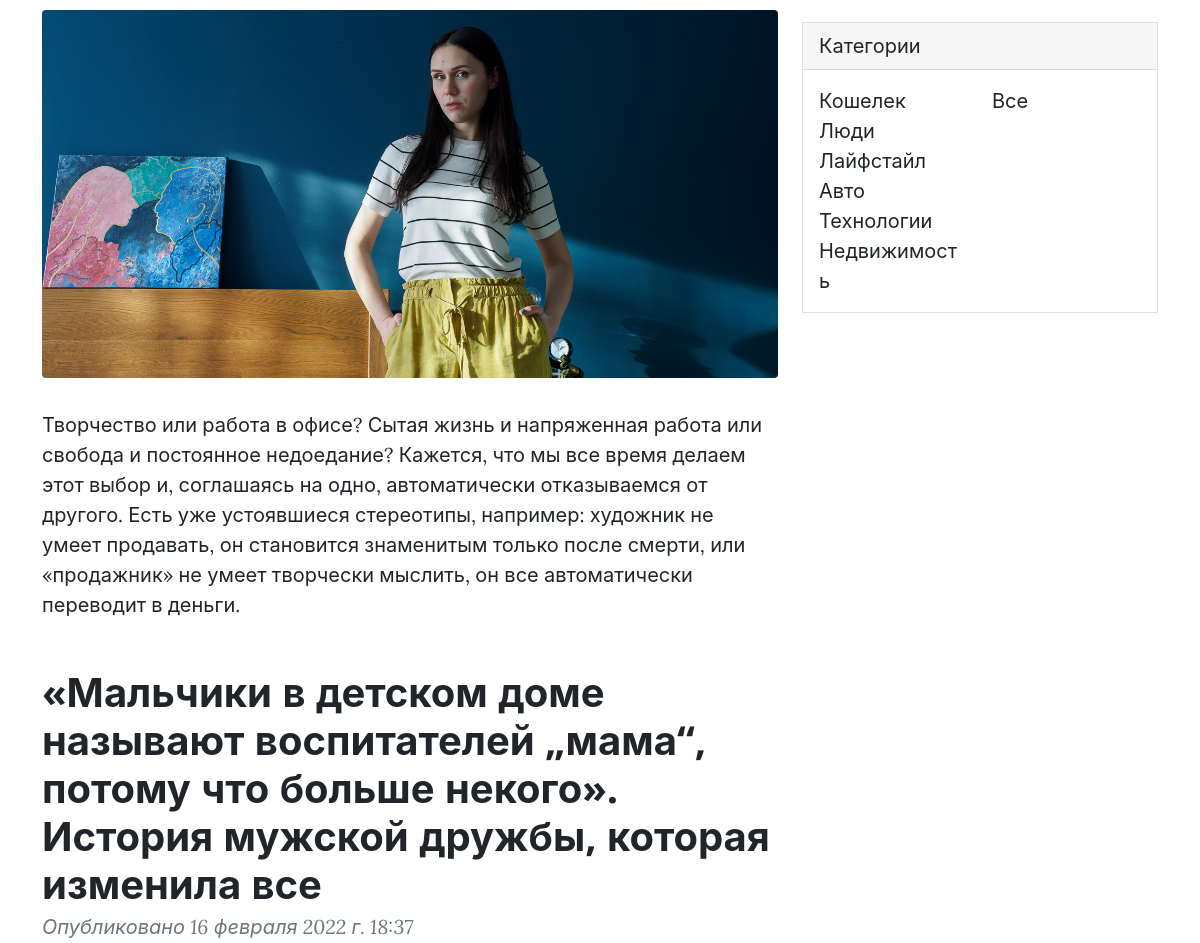
The page /category/2/ (middle part) on the database as committed earlier.
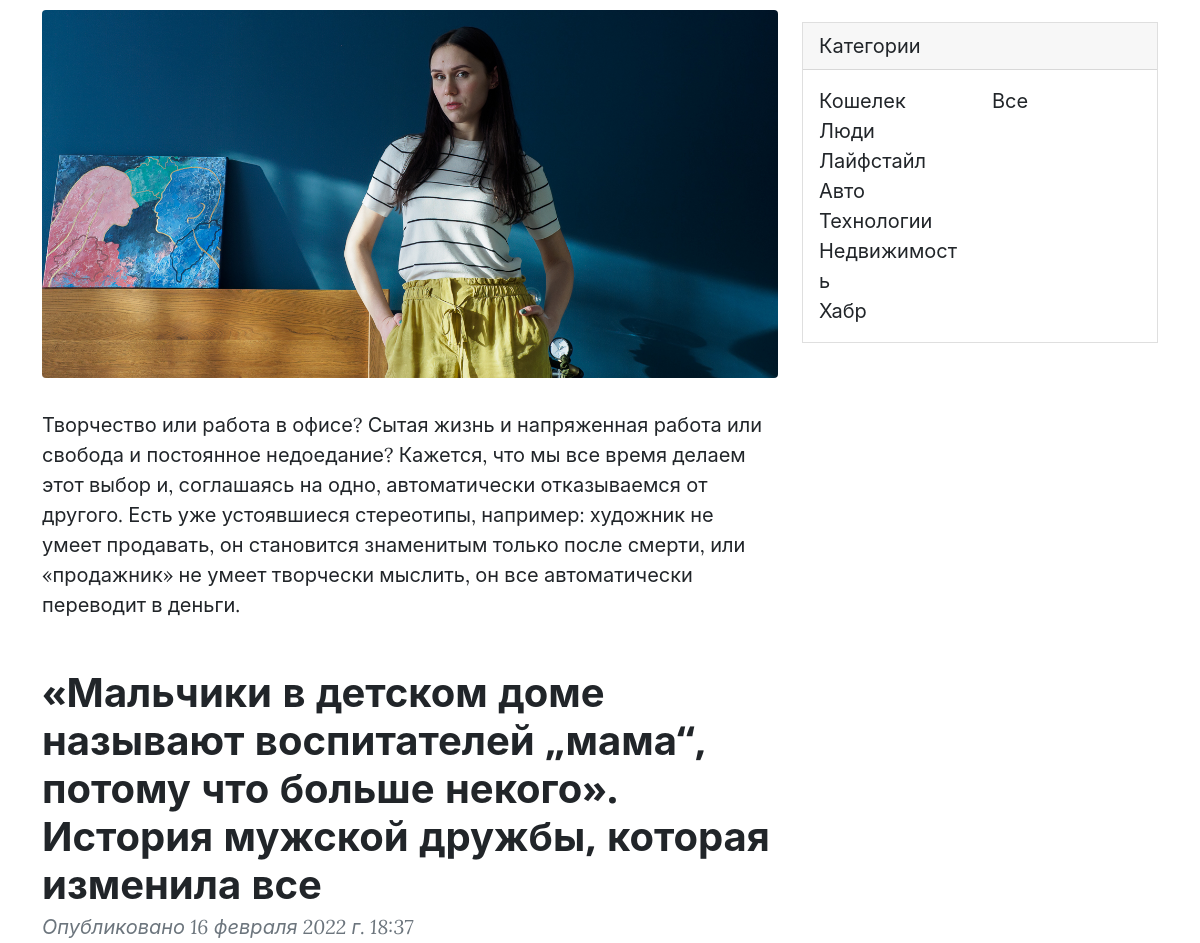
The same page on the database as committed later.
### main/models.py (models this page shows, shortened)
class News(models.Model):
    header = models.CharField(verbose_name='Заголовок', max_length=150)
    annotation = models.TextField(verbose_name='Аннотация')
    full_text = RichTextField(blank=True, null=True, verbose_name='Текст статьи')
    image = models.ImageField(verbose_name='Изображение', blank=True, upload_to='media/img/news_img/%Y/%m/%d/')
    image_url = models.CharField(verbose_name='URL изображения', max_length=250, blank=True, null=True)
    created_at = models.DateTimeField(verbose_name='Дата публикации', auto_now_add=True)
    updated_at = models.DateTimeField(verbose_name='Дата редактирования', auto_now=True)
    category = models.ForeignKey('Categories', on_delete=models.PROTECT, verbose_name='Категория')
    def get_absolute_url(self):
        return reverse_lazy('news', kwargs={'pk': self.pk})
    class Meta:
        verbose_name = 'Новость'
        verbose_name_plural = 'Новости'
        ordering = ['-created_at']

class Categories(models.Model):
    category = models.CharField(verbose_name='Категория', help_text='Категория', max_length=50)
    def get_absolute_url(self):
        return reverse_lazy('categories', kwargs={'pk': self.pk})
    def __str__(self):
        return self.category
    class Meta:
        verbose_name = 'Категория'
        verbose_name_plural = 'Категории'
        ordering = ['id']

### main/views.py (the view)
# urls.py: path('category/<int:pk>/', views.category, name='categories'),
def category(request, pk):
    news = News.objects.filter(category_id=pk)
    category_name = Categories.objects.get(pk=pk)
    paginator = Paginator(news, 20)
    page_num = request.GET.get('page', 1)
    page_obj = paginator.get_page(page_num)
    return render(request, "main/category.html", {'page_obj': page_obj,
                                                  'category_name': category_name,})

### main/templatetags/categories_tags.py (called while the page is built)
@register.simple_tag()
def get_categories():
    return Categories.objects.all()

### main/templates/main/category.html (shortened to what this page needs)
{% extends 'main/base.html' %}
{% load static %}
{% block main %}
    {% include 'main/inc/_news_card.html' %}
{% endblock %}

### main/templates/main/inc/_news_card.html (shortened to what this page needs)
{% load categories_tags %}
        <div class="container mt-5">
            <div class="row">
                <div class="col-lg-8">
                    {% for el in page_obj.object_list %}
                    <article>
                        <header class="mb-4">
                            <h1 class="fw-bolder mb-1"><a href="{{ el.get_absolute_url }}">{{ el.header }}</a></h1>
                            <div class="text-muted fst-italic mb-2">Опубликовано {{ el.created_at }}</div>
                        </header>
                        {% if el.image %}
                            <figure class="mb-4"><img class="img-fluid rounded" src="{{ el.image.url }}"/></figure>
                        {% endif %}
                        <section class="mb-5">
                            <p class="fs-5 mb-4">{{ el.annotation }}</p>
                        </section>
                    </article>
                    {% endfor %}
                </div>
                <div class="col-lg-4">
                    <div class="card mb-4">
                        <div class="card-header">Категории</div>
                        <div class="card-body">
                            <div class="row">
                                <div class="col-sm-6">
                                    <ul class="list-unstyled mb-0">
                                        {% get_categories as categories %}
                                        {% for el in categories %}
                                        <li><a href="{{ el.get_absolute_url }}">{{ el.category }}</a></li>
                                        {% endfor %}
                                    </ul>
                                </div>
                                <div class="col-sm-6">
                                    <ul class="list-unstyled mb-0">
                                        <li><a href="{% url 'blog' %}">Все</a></li>
                                    </ul>
                                </div>
                            </div>
                        </div>
                    </div>
                </div>
            </div>
        </div>

Rows that differ between the two databases and show on the page:
added Categories: category "Хабр"
